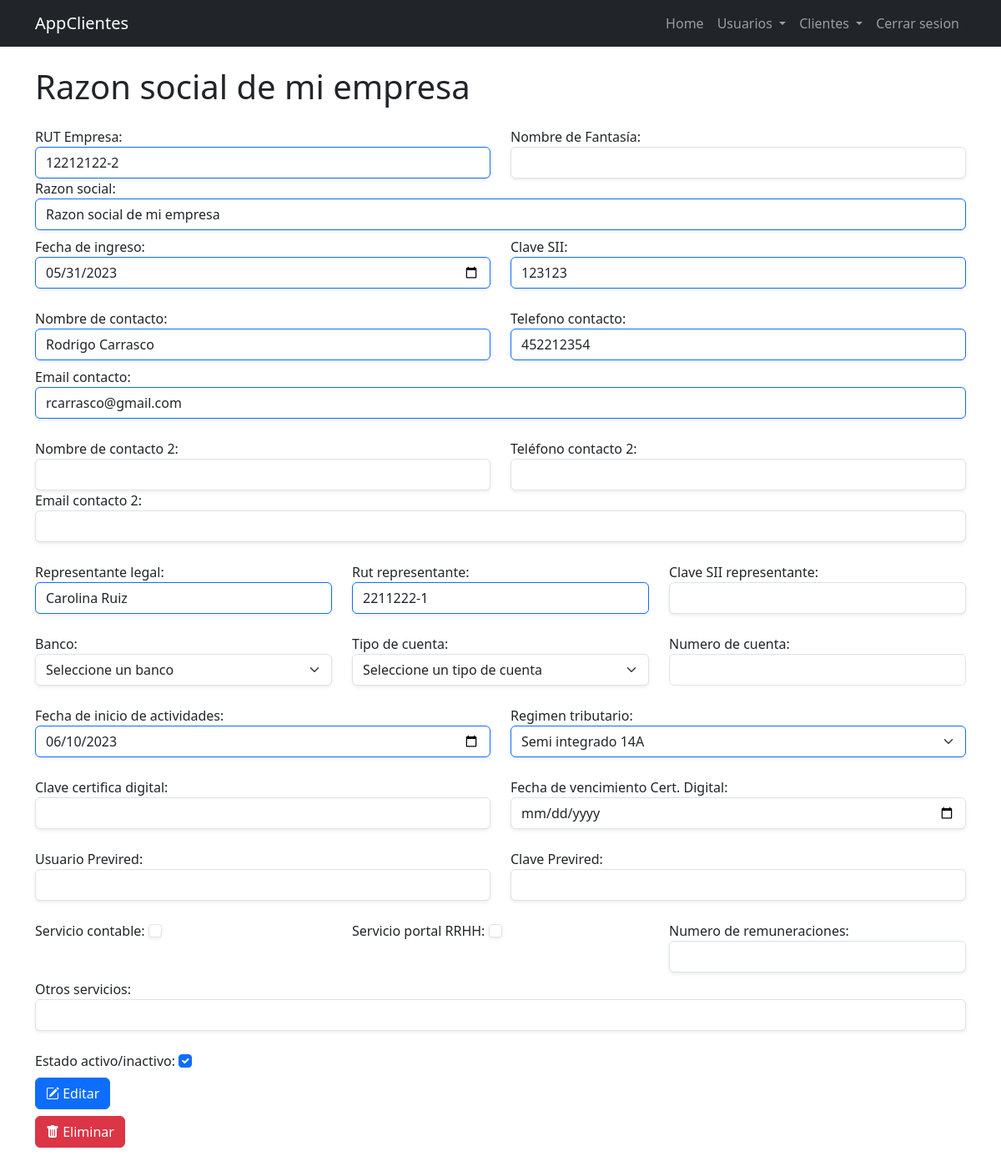
Screenshot of /clientes/1/ (signed in) with the database file from the repository.
### clientes/models.py (models this page shows, shortened)
class Cliente(models.Model):
    nombreDeFantasia=models.CharField(max_length=60,null=True,blank=True)
    rutEmpresa=models.CharField(max_length=30)
    razonSocial=models.CharField(max_length=100)
    fechaIngresoCliente=models.DateField(max_length=10)
    claveSII=models.CharField(max_length=30)
    nombreContacto1=models.CharField(max_length=50)
    telefonoContacto1=models.CharField(max_length=20)
    emailContacto1=models.EmailField(max_length=60)
    nombreContacto2=models.CharField(max_length=50,null=True,blank=True)
    telefonoContacto2=models.CharField(max_length=20,null=True,blank=True)
    emailContacto2=models.EmailField(max_length=60,null=True,blank=True)
    representanteLegal=models.CharField(max_length=50)
    rutRepresentanteLegal=models.CharField(max_length=30)
    banco=models.CharField(max_length=50,null=True,blank=True)
    tipoCuenta=models.CharField(max_length=50,null=True,blank=True)
    numeroCuenta=models.CharField(max_length=50,null=True,blank=True)
    claveSIIRepresentante=models.CharField(max_length=30,null=True,blank=True)
    inicioActividades=models.DateField(max_length=10)
    regimenTributario=models.CharField(max_length=60)
    claveCertificadoDigital=models.CharField(max_length=30,null=True,blank=True)
    vencimientoCertificadoDigital=models.DateField(max_length=10,null=True,blank=True)
    usuarioPrevired=models.CharField(max_length=60,null=True,blank=True)
    clavePrevired=models.CharField(max_length=30,null=True,blank=True)
    servicioContable=models.BooleanField(default=False,null=True,blank=True)
    servicioRemuneraciones=models.IntegerField(null=True,blank=True)
    ServicioPortalRRHH=models.BooleanField(default=False,null=True,blank=True)
    otroServicio=models.CharField(max_length=100,null=True,blank=True)
    estado=models.BooleanField(default=True)
    created=models.DateTimeField(auto_now_add=True)
    user = models.ForeignKey(User, on_delete=models.CASCADE, default=None)

### clientes/views.py (the view)
# urls.py: path('clientes/<int:cliente_id>/',clientes_views.cliente_detail, name='cliente_detail'),
@login_required
def cliente_detail(request, cliente_id):
    cliente = get_object_or_404(Cliente, pk=cliente_id)
    if request.method == 'GET':
        form = ClienteForm(instance=cliente)
    elif request.method == 'POST':
        form = ClienteForm(request.POST, instance=cliente)
        if form.is_valid():
            form.save()
            return redirect('clientes')
    else:
        return render(request, 'cliente-detail.html', {
            'cliente': cliente,
            'form': form,
            'error': 'Error al editar cliente'
        })
    return render(request, 'cliente-detail.html', {'cliente': cliente, 'form': form})

### clientes/templates/cliente-detail.html (shortened to what this page needs)
{% extends 'base.html' %}
{% block content %}
<main class="container">
    <div class="row mb-5">
        <div class="col mt-4">
            <h1>{{cliente.razonSocial}}</h1>
            <form method="POST">
                <div class="row mt-4">
                    <div class="form-group col">
                        <label for="{{ form.rutEmpresa.id_for_label }}">RUT Empresa:</label>
                        {{ form.rutEmpresa }}
                    </div>
                    <div class="form-group col">
                        <label for="{{ form.nombreDeFantasia.id_for_label }}">Nombre de Fantasía:</label>
                        {{ form.nombreDeFantasia }}
                    </div>
                </div>
                <div class="form-group ">
                    <label for="{{ form.razonSocial.id_for_label }}">Razon social:</label>
                    {{ form.razonSocial }}
                </div>
                <div class="row mt-2">
                    <div class="form-group col">
                        <label for="{{ form.fechaIngresoCliente.id_for_label }}">Fecha de ingreso:</label>
                        {{ form.fechaIngresoCliente }}
                    </div>
                    <div class="form-group col">
                        <label for="{{ form.claveSII.id_for_label }}">Clave SII:</label>
                        {{ form.claveSII }}
                    </div>
                </div>
                <div class="row mt-4">
                    <div class="form-group col">
                        <label for="{{ form.nombreContacto1.id_for_label }}">Nombre de contacto:</label>
                        {{ form.nombreContacto1 }}
                    </div>
                    <div class="form-group col">
                        <label for="{{ form.telefonoContacto1.id_for_label }}">Telefono contacto:</label>
                        {{ form.telefonoContacto1 }}
                    </div>
                </div>
                <div class="form-group col mt-2">
                    <label for="{{ form.emailContacto1.id_for_label }}">Email contacto:</label>
                    {{ form.emailContacto1 }}
                </div>
                 <div class="row mt-4">
                    <div class="form-group col">
                        <label for="{{ form.nombreContacto2.id_for_label }}">Nombre de contacto 2:</label>
                        {{ form.nombreContacto2 }}
                    </div>
                    <div class="form-group col">
                        <label for="{{ form.telefonoContacto2.id_for_label }}">Teléfono contacto 2:</label>
                        {{ form.telefonoContacto2 }}
                    </div>
                </div>
                <div class="form-group col">
                    <label for="{{ form.emailContacto2.id_for_label }}">Email contacto 2:</label>
                    {{ form.emailContacto2 }}
                </div>
                <div class="row mt-4">
                    <div class="form-group col">
                        <label for="{{ form.representanteLegal.id_for_label }}">Representante legal:</label>
                        {{ form.representanteLegal }}
                    </div>
                    <div class="form-group col">
                        <label for="{{ form.rutRepresentanteLegal.id_for_label }}">Rut representante:</label>
                        {{ form.rutRepresentanteLegal }}
                    </div>
                    <div class="form-group col">
                        <label for="{{ form.claveSIIRepresentante.id_for_label }}">Clave SII representante:</label>
                        {{ form.claveSIIRepresentante }}
                    </div>
                </div>
                <div class="row mt-4">
                    <div class="form-group col">
                        <label for="{{ form.banco.id_for_label }}">Banco:</label>
                        {{ form.banco }}
                    </div>
                    <div class="form-group col">
                        <label for="{{ form.tipoCuenta.id_for_label }}">Tipo de cuenta:</label>
                        {{ form.tipoCuenta }}
                    </div>
                    <div class="form-group col">
                        <label for="{{ form.numeroCuenta.id_for_label }}">Numero de cuenta:</label>
                        {{ form.numeroCuenta }}
                    </div>
                </div>
                <div class="row mt-4">
                    <div class="form-group col">
                        <label for="{{ form.inicioActividades.id_for_label }}">Fecha de inicio de actividades:</label>
                        {{ form.inicioActividades }}
                    </div>
                    <div class="form-group col">
                        <label for="{{ form.regimenTributario.id_for_label }}">Regimen tributario:</label>
                        {{ form.regimenTributario }}
                    </div>
                </div>
                <div class="row mt-4">
                    <div class="form-group col">
                        <label for="{{ form.claveCertificadoDigital.id_for_label }}">Clave certifica digital:</label>
                        {{ form.claveCertificadoDigital }}
                    </div>
                    <div class="form-group col">
                        <label for="{{ form.vencimientoCertificadoDigital.id_for_label }}">Fecha de vencimiento Cert. Digital:</label>
                        {{ form.vencimientoCertificadoDigital }}
                    </div>
                </div>
                <div class="row mt-4">
                    <div class="form-group col">
                        <label for="{{ form.usuarioPrevired.id_for_label }}">Usuario Previred:</label>
                        {{ form.usuarioPrevired }}
                    </div>
                    <div class="form-group col">
                        <label for="{{ form.clavePrevired.id_for_label }}">Clave Previred:</label>
                        {{ form.clavePrevired }}
                    </div>
                </div>
                <div class="row mt-4">
                    <div class="form-group col">
                        <label for="{{ form.servicioContable.id_for_label }}">Servicio contable:</label>
                        {{ form.servicioContable }}
                    </div>
                    <div class="form-group col">
                        <label for="{{ form.ServicioPortalRRHH.id_for_label }}">Servicio portal RRHH:</label>
                        {{ form.ServicioPortalRRHH }}
                    </div>
                    <div class="form-group col">
                        <label for="{{ form.servicioRemuneraciones.id_for_label }}">Numero de remuneraciones:</label>
                        {{ form.servicioRemuneraciones }}
                    </div>
                </div>
                <div class="form-group mt-2">
                    <label for="{{ form.otroServicio.id_for_label }}">Otros servicios:</label>
                    {{ form.otroServicio }}
                </div>
                <div class="form-group mt-4">
                    <label for="{{ form.estado.id_for_label }}">Estado activo/inactivo:</label>
                    {{ form.estado }}
                </div>
                <button class="btn btn-primary mt-2">
                    <i class="bi bi-pencil-square"></i> Editar
                </button>
            </form>
            <form action="{% url 'cliente_delete' cliente.id %}" method="POST">
                <button class="btn btn-danger mt-2 text-end ">
                    <i class="bi bi-trash-fill"></i> Eliminar
                </button>
            </form>
        </div>
    </div>
</main>
{% endblock %}

### core/templates/base.html (shortened to what this page needs)
<!DOCTYPE html>
<html lang="en">
<head>
    <link href="https://cdn.jsdelivr.net/npm/bootstrap@5.3.0/dist/css/bootstrap.min.css" rel="stylesheet">
    <link rel="stylesheet" href="https://cdn.jsdelivr.net/npm/bootstrap-icons@1.10.5/font/bootstrap-icons.css">
  </head>
<body>
    <nav class="navbar navbar-expand-lg bg-dark navbar-dark">
        <div class="container">
          <a class="navbar-brand" href="#">AppClientes</a>
          <div class="collapse navbar-collapse" id="navbarSupportedContent">
            <ul class="navbar-nav ms-auto">
                {% if user.is_authenticated %}
                <li class="nav-item">
                  <a class="nav-link" href="/home">Home</a>
                </li>
                {% if user.is_superuser %}
                <li class="nav-item dropdown">
                  <a class="nav-link dropdown-toggle"  id="navbarDropdown" role="button" data-bs-toggle="dropdown" aria-expanded="false">
                    Usuarios
                  </a>
                </li>
                {% endif %}
                <li class="nav-item dropdown">
                  <a class="nav-link dropdown-toggle"  id="navbarDropdown" role="button" data-bs-toggle="dropdown" aria-expanded="false">
                    Clientes
                  </a>
                </li>
                <li class="nav-item">
                    <a class="nav-link" href="/logout">Cerrar sesion</a>
                </li>
                {% else %}
                <li class="nav-item">
                    <a class="nav-link" href="/signin">Iniciar sesion</a>
                </li>
                {% endif %}
                </ul>
          </div>
        </div>
      </nav>
    {% block content %}
    {% endblock %}
</body>
</html>

### rows the page displays
Cliente: razonSocial "Razon social de mi empresa", rutEmpresa "12212122-2", fechaIngresoCliente "05/31/2023", claveSII "123123", nombreContacto1 "Rodrigo Carrasco", telefonoContacto1 "452212354", emailContacto1 "rcarrasco@gmail.com", representanteLegal "Carolina Ruiz", rutRepresentanteLegal "2211222-1", banco "Seleccione un banco", tipoCuenta "Seleccione un tipo de cuenta", inicioActividades "06/10/2023", regimenTributario "Semi integrado 14A", estado "☑"
